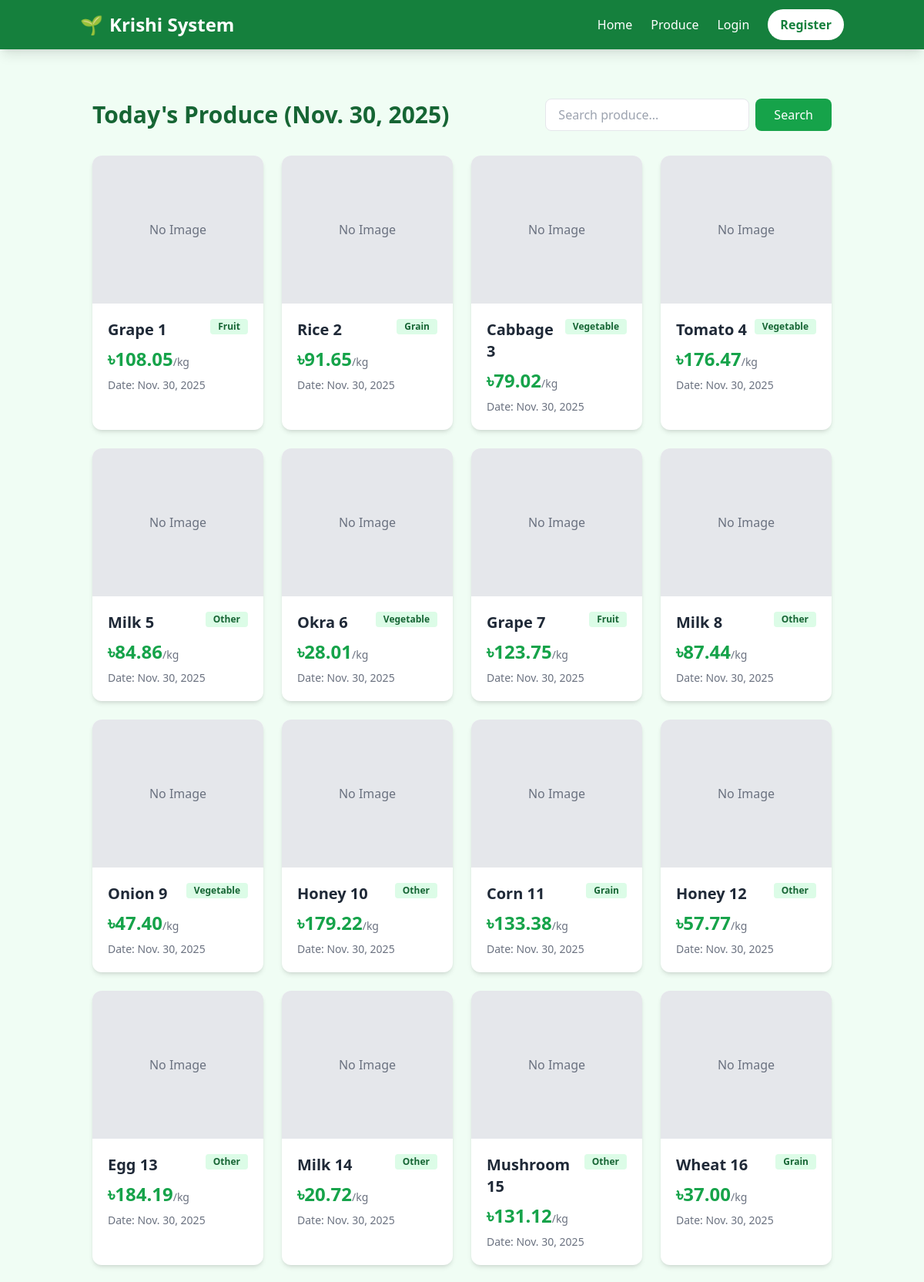
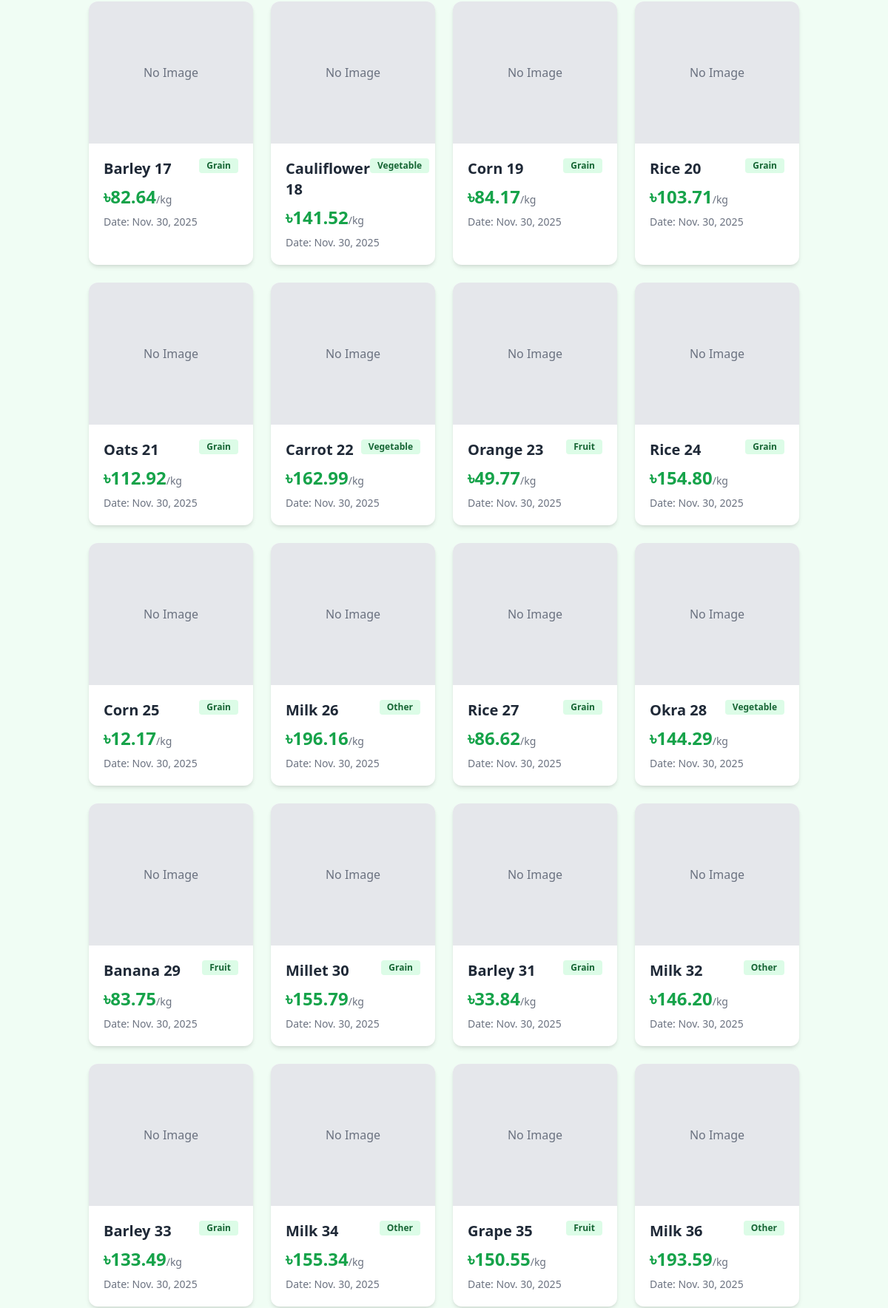
The page /produce/ (upper part) on the database its author committed (2 pictures, top to bottom).
### produce/models.py (models this page shows, shortened)
class Produce(models.Model):
    CATEGORY_CHOICES = (
        ('Vegetable', 'Vegetable'),
        ('Fruit', 'Fruit'),
        ('Grain', 'Grain'),
        ('Other', 'Other'),
    )
    name = models.CharField(max_length=100)
    image = models.ImageField(upload_to='produce_images/')
    price_per_kg = models.DecimalField(max_digits=10, decimal_places=2)
    date = models.DateField(default=timezone.now)
    category = models.CharField(max_length=20, choices=CATEGORY_CHOICES, default='Vegetable')

### produce/views.py (the view)
# urls.py: path('', views.produce_list, name='produce_list'),
def produce_list(request):
    today = timezone.now().date()
    query = request.GET.get('q')
    produces = Produce.objects.filter(date=today)
    if query:
        produces = produces.filter(name__icontains=query)
    context = {
        'produces': produces,
        'today': today
    }
    return render(request, 'produce/list.html', context)

### produce/templates/produce/list.html (shortened to what this page needs)
{% extends 'base.html' %}
{% block content %}
<div class="container mx-auto px-4 py-8">
    <div class="flex justify-between items-center mb-8">
        <h1 class="text-3xl font-bold text-green-800">Today's Produce ({{ today }})</h1>
        <form method="get" class="flex gap-2">
            <input type="text" name="q" placeholder="Search produce..." class="px-4 py-2 border rounded-lg focus:outline-none focus:ring-2 focus:ring-green-500" value="{{ request.GET.q|default:'' }}">
            <button type="submit" class="bg-green-600 text-white px-6 py-2 rounded-lg hover:bg-green-700 transition">Search</button>
        </form>
    </div>
    {% if produces %}
        <div class="grid grid-cols-1 md:grid-cols-2 lg:grid-cols-4 gap-6">
            {% for item in produces %}
                <div class="bg-white rounded-xl shadow-md overflow-hidden hover:shadow-lg transition duration-300 transform hover:-translate-y-1">
                    <div class="h-48 overflow-hidden">
                        {% if item.image %}
                            <img src="{{ item.image.url }}" alt="{{ item.name }}" class="w-full h-full object-cover">
                        {% else %}
                            <div class="w-full h-full bg-gray-200 flex items-center justify-center text-gray-500">No Image</div>
                        {% endif %}
                    </div>
                    <div class="p-5">
                        <div class="flex justify-between items-start mb-2">
                            <h3 class="text-xl font-bold text-gray-800">{{ item.name }}</h3>
                            <span class="bg-green-100 text-green-800 text-xs font-semibold px-2.5 py-0.5 rounded">{{ item.category }}</span>
                        </div>
                        <p class="text-2xl font-bold text-green-600">৳{{ item.price_per_kg }}<span class="text-sm text-gray-500 font-normal">/kg</span></p>
                        <p class="text-sm text-gray-500 mt-2">Date: {{ item.date }}</p>
                    </div>
                </div>
            {% endfor %}
        </div>
    {% else %}
        <div class="text-center py-12">
            <p class="text-xl text-gray-600">No produce listed for today.</p>
        </div>
    {% endif %}
</div>
{% endblock %}

### rows shown on the page
Produce: image "No Image", name "Grape 1", category "Fruit", price_per_kg "108.05", date "Nov. 30, 2025"
Produce: image "No Image", name "Rice 2", category "Grain", price_per_kg "91.65", date "Nov. 30, 2025"
Produce: image "No Image", name "Cabbage 3", category "Vegetable", price_per_kg "79.02", date "Nov. 30, 2025"
Produce: image "No Image", name "Tomato 4", category "Vegetable", price_per_kg "176.47", date "Nov. 30, 2025"
Produce: image "No Image", name "Milk 5", category "Other", price_per_kg "84.86", date "Nov. 30, 2025"
Produce: image "No Image", name "Okra 6", category "Vegetable", price_per_kg "28.01", date "Nov. 30, 2025"
Produce: image "No Image", name "Grape 7", category "Fruit", price_per_kg "123.75", date "Nov. 30, 2025"
Produce: image "No Image", name "Milk 8", category "Other", price_per_kg "87.44", date "Nov. 30, 2025"
Produce: image "No Image", name "Onion 9", category "Vegetable", price_per_kg "47.40", date "Nov. 30, 2025"
Produce: image "No Image", name "Honey 10", category "Other", price_per_kg "179.22", date "Nov. 30, 2025"
Produce: image "No Image", name "Corn 11", category "Grain", price_per_kg "133.38", date "Nov. 30, 2025"
Produce: image "No Image", name "Honey 12", category "Other", price_per_kg "57.77", date "Nov. 30, 2025"
Produce: image "No Image", name "Egg 13", category "Other", price_per_kg "184.19", date "Nov. 30, 2025"
Produce: image "No Image", name "Milk 14", category "Other", price_per_kg "20.72", date "Nov. 30, 2025"
Produce: image "No Image", name "Mushroom 15", category "Other", price_per_kg "131.12", date "Nov. 30, 2025"
Produce: image "No Image", name "Wheat 16", category "Grain", price_per_kg "37.00", date "Nov. 30, 2025"
Produce: image "No Image", name "Barley 17", category "Grain", price_per_kg "82.64", date "Nov. 30, 2025"
Produce: image "No Image", name "Cauliflower 18", category "Vegetable", price_per_kg "141.52", date "Nov. 30, 2025"
Produce: image "No Image", name "Corn 19", category "Grain", price_per_kg "84.17", date "Nov. 30, 2025"
Produce: image "No Image", name "Rice 20", category "Grain", price_per_kg "103.71", date "Nov. 30, 2025"
Produce: image "No Image", name "Oats 21", category "Grain", price_per_kg "112.92", date "Nov. 30, 2025"
Produce: image "No Image", name "Carrot 22", category "Vegetable", price_per_kg "162.99", date "Nov. 30, 2025"
Produce: image "No Image", name "Orange 23", category "Fruit", price_per_kg "49.77", date "Nov. 30, 2025"
Produce: image "No Image", name "Rice 24", category "Grain", price_per_kg "154.80", date "Nov. 30, 2025"
Produce: image "No Image", name "Corn 25", category "Grain", price_per_kg "12.17", date "Nov. 30, 2025"
Produce: image "No Image", name "Milk 26", category "Other", price_per_kg "196.16", date "Nov. 30, 2025"
Produce: image "No Image", name "Rice 27", category "Grain", price_per_kg "86.62", date "Nov. 30, 2025"
Produce: image "No Image", name "Okra 28", category "Vegetable", price_per_kg "144.29", date "Nov. 30, 2025"
Produce: image "No Image", name "Banana 29", category "Fruit", price_per_kg "83.75", date "Nov. 30, 2025"
Produce: image "No Image", name "Millet 30", category "Grain", price_per_kg "155.79", date "Nov. 30, 2025"
Produce: image "No Image", name "Barley 31", category "Grain", price_per_kg "33.84", date "Nov. 30, 2025"
Produce: image "No Image", name "Milk 32", category "Other", price_per_kg "146.20", date "Nov. 30, 2025"
Produce: image "No Image", name "Barley 33", category "Grain", price_per_kg "133.49", date "Nov. 30, 2025"
Produce: image "No Image", name "Milk 34", category "Other", price_per_kg "155.34", date "Nov. 30, 2025"
Produce: image "No Image", name "Grape 35", category "Fruit", price_per_kg "150.55", date "Nov. 30, 2025"
Produce: image "No Image", name "Milk 36", category "Other", price_per_kg "193.59", date "Nov. 30, 2025"
